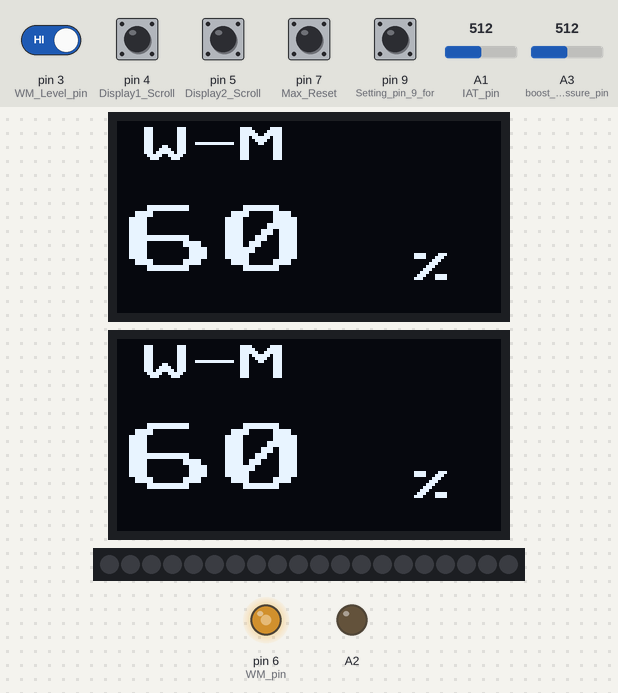
Bench run of a sketch on a simulated Arduino Uno, built with avr-gcc and run on an emulated ATmega328P. Parts: 2 × 128×64 one-colour display, 20 RGB LEDs in strip order, left to right, output pins drawn as LEDs (lit = HIGH). Inputs (shaded band) come from the test bench; at power-on: pin 3 (WM_Level_pin), pin 4 (Display1_Scroll), pin 5 (Display2_Scroll), pin 7 (Max_Reset), pin 9 (Setting_pin_9_for) HIGH, A3 (boost_pressure_pin) = 512, A1 (IAT_pin) = 512. What the sketch prints to the serial monitor is not drawn.

Above: at 1.3 s.
1.4 s: pin 3 (WM_Level_pin) driven LOW
At 3.03 s:
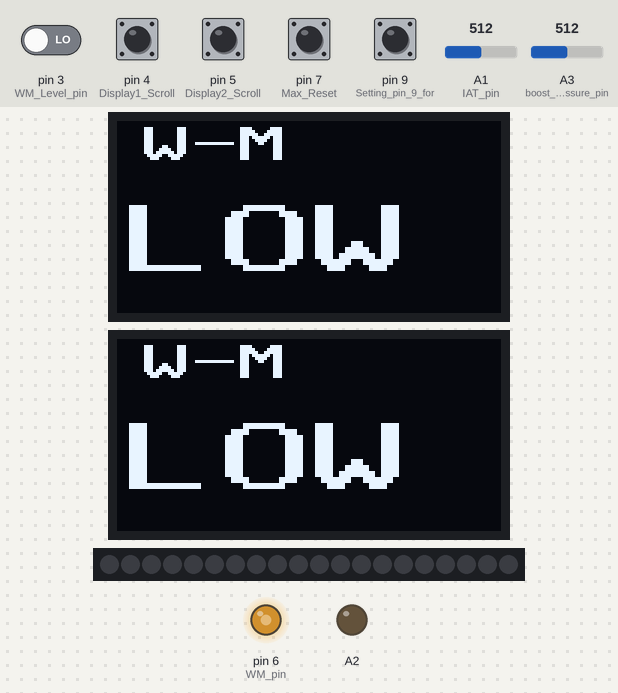
4.4 s: pin 4 (Display1_Scroll) pulled LOW for 1 s
At 5.58 s:
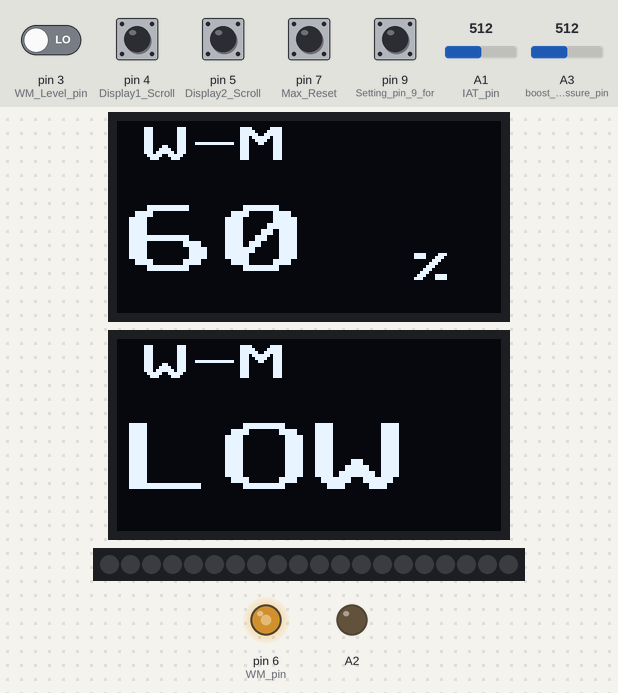
7.3 s: pin 7 (Max_Reset) pulled LOW for 1 s
At 7.76 s:
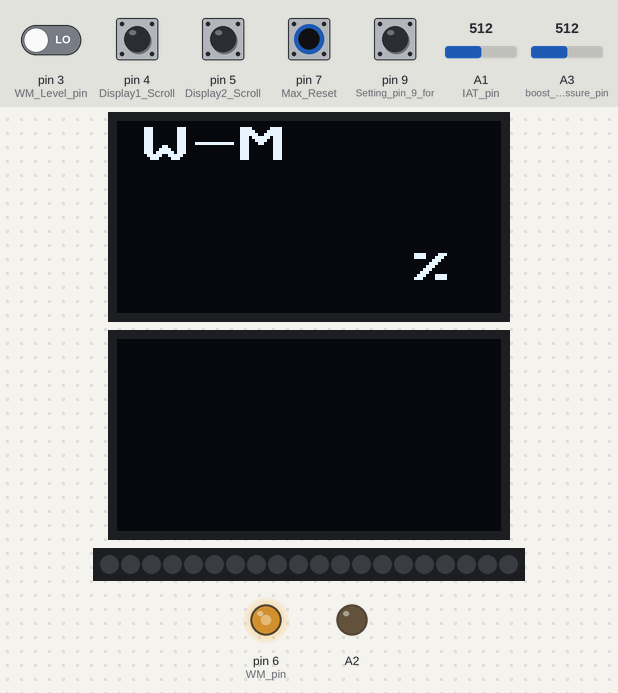
9.8 s: pin 5 (Display2_Scroll) pulled LOW for 1 s
At 10.85 s:
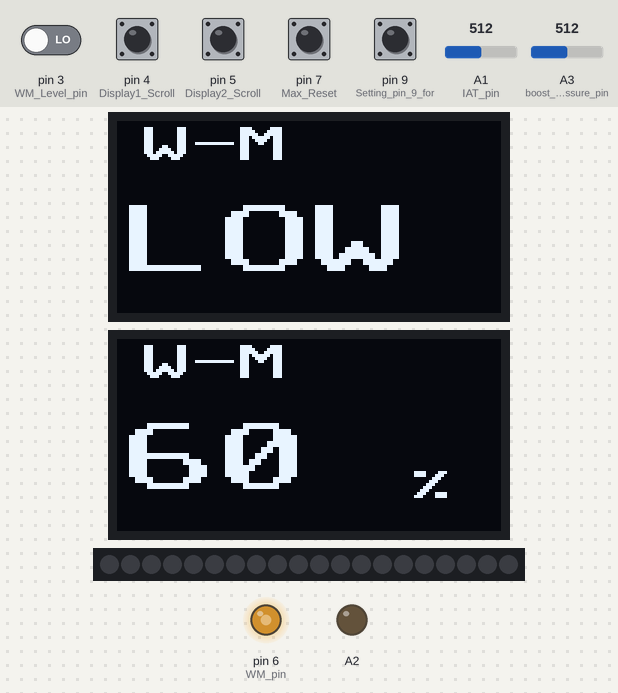
12.3 s: A3 (boost_pressure_pin) set to 716
At 13.05 s:
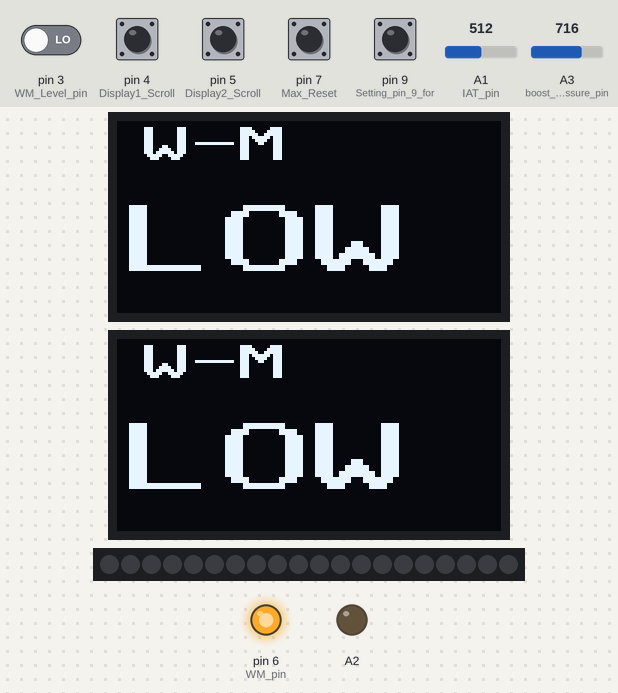
15.2 s: A3 (boost_pressure_pin) set to 0
At 16.35 s:
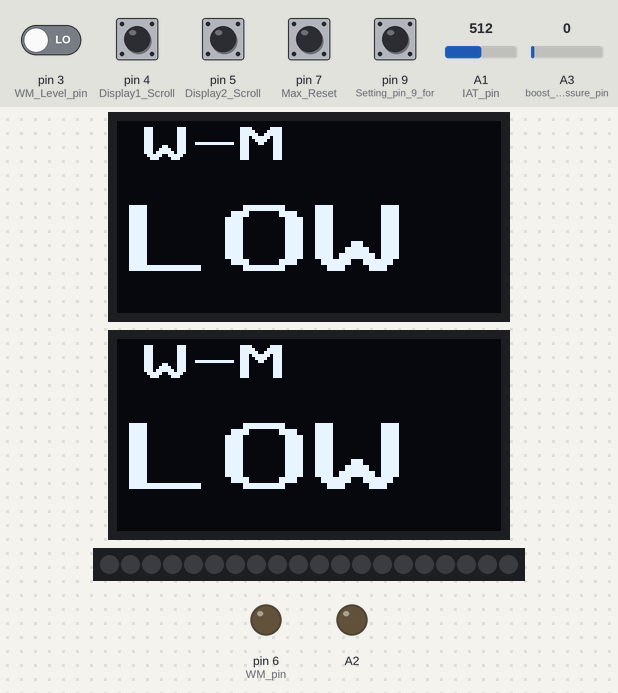
Timing chart, 0 to 18.2 s (numbered marks = the images above; inputs shaded):
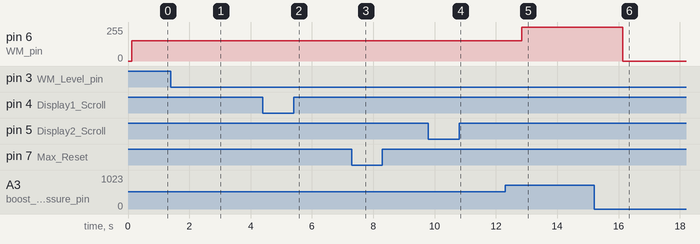

The sketch:

WM_Sensor_Fast_LED_Pot___CANBUS_U8G2_V1.6.ino
```cpp
////CanBus
#include <mcp_can.h>
#include <SPI.h>

long unsigned int rxId;
unsigned char len = 0;
unsigned char rxBuf[8];
bool init_state = true;

#define CAN0_INT 9                              // Set INT to pin 9
MCP_CAN CAN0(10);                               // Set CS to pin 10

//OLED
#include <Arduino.h>
#include <U8x8lib.h>
#define OLED_RESET 4
#ifdef U8X8_HAVE_HW_SPI
#include <SPI.h>
#endif
//
U8X8_SSD1306_128X64_NONAME_HW_I2C u8x81(/* reset=*/ U8X8_PIN_NONE);
U8X8_SSD1306_128X64_NONAME_HW_I2C u8x82(/* reset=*/ U8X8_PIN_NONE);

//OLED_Display_update_inetrval
const unsigned long DisplayInterval = 333;
unsigned long previousTimeDisplay = 0;

// Boost_Pressure_and_IAT
// int offset = 125; // low pressure calibration
// int span = 895; // high pressure calibration
int offset = 111; // low pressure calibration
int span = 912; // high pressure calibration
int Boost_pressure_Pa;
int Boost_pressure_kPa;
int Boost_pressure_PSI;
int boost_pressure_pin = A3;
int Max_PSI = 0;

int IAT_voltage = 0;
// float IAT_Vin = 4.6; // 4.6 volts - USB powered***
float IAT_Vin = 4.8; // 4.8 volts - USB Power adapter powered***
float IAT_Vout = 0;
float R1 = 2000; // Temperature resistor value
float IAT_buffer = 0;
float logR2;
float R2;
float IAT;
int IAT_pin = A1;
int IAT_C = 0;
int Max_IAT = 0;

// float A = 1.297373711e-03, B = 2.587931666e-04, C = 1.639343214e-07;  // Steinhart-Hart and Hart Coefficients Max
// float A = 1.306496435e-03, B = 2.580557547e-04, C = 1.752303942e-07;  // Steinhart-Hart and Hart Coefficients Nominal
float A = 1.316012871e-03, B = 2.572431200e-04, C = 1.877359037e-07;  // Steinhart-Hart and Hart Coefficients Min***

//LEDs_Change_lights
#include <FastLED.h>
#define NUM_LEDS 20
#define DATA_PIN 2 //How boring and obvious!
#define COLOR_ORDER GRB //Green (G), Red (R), Blue (B)
#define CHIPSET WS2812B
#define BRIGHTNESS 25
#define VOLTS 5
CRGB leds[NUM_LEDS];
int LAST_LED = 0;
int NEXT_LED = 0;

//CHSV colourRed(255,0,20);  // Define a custom color.
//CHSV colourGreen(0,255,0);  // Define a custom color.
//Voltage
float Voltage = 1.00;

//RPM
int RPM = 1;
int Max_RPM = 0;
//int ARPM = 0;
//int BRPM = 0;
int RPM_NUM_LEDS = 0;


//Speed
int Speed = 0;
int Max_Speed = 0;

//W-M
int Max_WM = 0;
int WM_value_percent = 0;
int WM_pin = 6;
int WM_value_T;
int WM_value_P;
int WM_value;
int WM_Level_pin = 3;  //int WM_Level_pin = A2;
int WM_Level = 101;


//History
int HistoryValue = 0;
int Display1_Counter = 1;
int Display2_Counter = 1;
int Display1_Scroll = 4;
int Display2_Scroll = 5;
int Max_Reset = 7;


void setup() {
  Serial.begin(115200);

  //OLED
  u8x81.setI2CAddress(0x78);
  u8x81.begin();
  u8x81.setPowerSave(0);
  u8x81.clear();
  u8x82.setI2CAddress(0x7A);
  u8x82.begin();
  u8x82.setPowerSave(0);
  u8x82.clear();

  //LEDs_Change_lights
  FastLED.addLeds<CHIPSET, DATA_PIN, COLOR_ORDER>(leds, NUM_LEDS);
  FastLED.setBrightness(BRIGHTNESS);
  FastLED.clear();
  FastLED.show();

  //Water_Meth
  pinMode(WM_pin, OUTPUT);

  //Rest_&_Scroll_History
  pinMode(Max_Reset, INPUT_PULLUP);
  pinMode(Display1_Scroll, INPUT_PULLUP);
  pinMode(Display2_Scroll, INPUT_PULLUP);
  pinMode(WM_Level_pin, INPUT_PULLUP);

  //  //CANBUS
    // Initialize MCP2515 running at 8MHz with a baudrate of 500kb/s and the masks and filters disabled.
    if (CAN0.begin(MCP_STDEXT, CAN_500KBPS, MCP_8MHZ) == CAN_OK) {
      Serial.println("MCP2515 Initialized Successfully!");
    }
    else {
      Serial.println("Error Initializing MCP2515...");
    }

    pinMode(9, INPUT);                            // Setting pin 9 for /INT input

    CAN0.init_Mask(0, 0, 0x07FF0000);              // Init first mask (Std CAN. No masking applied)
    CAN0.init_Filt(0, 0, 0x02800000);              // Init first filter...
    CAN0.init_Filt(1, 0, 0x02800000);              // Init second filter...

    CAN0.init_Mask(1, 0, 0x07FF0000);              // Init second mask (Std CAN. No masking applied)
    CAN0.init_Filt(2, 0, 0x02880000);              // Init third filter...
    CAN0.init_Filt(3, 0, 0x02880000);              // Init fourth filter...
    CAN0.init_Filt(4, 0, 0x02880000);              // Init fifth filter...
    CAN0.init_Filt(5, 0, 0x02880000);              // Init sixth filter...

    CAN0.setMode(MCP_NORMAL);                     // Set operation mode to normal so the MCP2515 sends acks to received data.
  //Buzzer
  pinMode(A2, OUTPUT);
  digitalWrite(A2, LOW);
}

void loop() {

  //Sets_LAST_LED_for_Change_Buzzer
  LAST_LED = RPM / 365;

  //Rest_&_Scroll_History
  // Display1
  if (digitalRead(Display1_Scroll) == LOW) {
    delay (100);

    if (digitalRead(Display1_Scroll) == LOW) {
      u8x81.clear();
      Display1_Counter = Display1_Counter + 1;
    }
  }
  if (Display1_Counter > 10) Display1_Counter = 1;

  // Display2
  if (digitalRead(Display2_Scroll) == LOW) {
    delay (100);

    if (digitalRead(Display2_Scroll) == LOW) {
      u8x82.clear();
      Display2_Counter = Display2_Counter + 1;
    }
  }

  if (Display2_Counter > 10) Display2_Counter = 1;

  // MAX_Reset
  if (digitalRead(Max_Reset) == LOW)
  {
    Display1_Counter = 1;
    Display2_Counter = 1;
    u8x81.clear();
    u8x82.clear();
    Max_Speed = 0;
    Max_RPM = 0;
    Max_IAT = 0;
    Max_WM = 0;
    Max_PSI = 0;
  }

  //  //CANBUS
    if (!digitalRead(9))                   // If pin 9 is low, read receive buffer
    {
      //            Serial.println("before readMsgBuf");
      CAN0.readMsgBuf(&rxId, &len, rxBuf); // Read data: len = data length, buf = data byte(s)

      //    Serial.print("ID: ");
      //    Serial.print(rxId, HEX);
      //    Serial.print(" Data: ");
      //    for (int i = 0; i < len; i++)        // Print each byte of the data
      //
      //    {
      //      if (rxBuf[i] < 0x10)               // If data byte is less than 0x10, add a leading zero
      //      {
      //        Serial.print("0");
      //      }
      //      Serial.print(rxBuf[i], HEX);
      //      Serial.print(" ");
      //    }
      //    Serial.println();


      if (rxId == 0x280) {

        //          throttle = rxBuf[5] * 0.4;
        //          Serial.print("Throttle (%): ");
        //          Serial.print(throttle, HEX);
        //          Serial.print("   ");
        //          Serial.println(throttle, DEC);
        //          if (throttle > throttlemax) throttlemax = throttle;
        //          Serial.print("Throttlemax: ");
        //          Serial.println(throttlemax, DEC);
        //
        //
        //          load = rxBuf[1] * 0.39;
        //          Serial.print("Engine Load (%): ");
        //          Serial.print(load, HEX);
        //          Serial.print("   ");
        //          Serial.println(load, DEC);
        //          if (load > loadmax) loadmax = load;
        //          Serial.print("loadmax: ");
        //          Serial.println(loadmax, DEC);

        RPM = ((rxBuf[3] * 256) + rxBuf[2]) * 0.25;
        //      ARPM = rxBuf[3] * 256;
        //      BRPM = ARPM + rxBuf[2];
        //      RPM = BRPM * 0.25;

      }

      if (rxId == 0x288) {

        Speed = (rxBuf[3] * 0.759);
//        Serial.print("vehicle Speed (MPH): ");
//        Serial.print(Speed);
//        Serial.print("   ");
//        Serial.println(Speed, DEC);
        if (Speed > Max_Speed) Max_Speed = Speed;
        //          Serial.print("Max_Speed: ");
        //          Serial.println(Max_Speed, DEC);
      }
    }

  // WM level code
  //  int WM_Level = analogRead(WM_Level_pin); // get adc value
  //
  //  if (((HistoryValue >= WM_Level) && ((HistoryValue - WM_Level) > 10)) || ((HistoryValue < WM_Level) && ((WM_Level - HistoryValue) > 10)))
  //  {
  //    //sprintf(printBuffer, "ADC%d level is %d\n", WM_Level_pin, WM_Level);
  //    //Serial.print(printBuffer);
  //    HistoryValue = WM_Level;
  //  }

  // Boost Pressure
  Boost_pressure_Pa = map(analogRead(boost_pressure_pin), offset, span, 500, 4000);
  Boost_pressure_kPa = Boost_pressure_Pa / 10, 1;
  if (Boost_pressure_kPa < 20) Boost_pressure_kPa = 20;
  Boost_pressure_PSI = Boost_pressure_kPa * 0.145038;
  Boost_pressure_PSI = Boost_pressure_PSI - 14;
  if (Boost_pressure_PSI < 1) Boost_pressure_PSI = 0;
  if (Boost_pressure_PSI > Max_PSI) Max_PSI = Boost_pressure_PSI;

  // Potentiometer_in_lieu_of_CANBUS
//  int sensorValue = analogRead(A0);

  // RPM
//  RPM = map(sensorValue, 0, 1023, 100, 7500);
  if (RPM > Max_RPM) Max_RPM = RPM;

  // Speed
//  Speed = map(sensorValue, 0, 1023, 0, 155);
  if (Speed > Max_Speed) Max_Speed = Speed;

  //WM_Controller
  if (WM_value_percent > Max_WM) Max_WM = WM_value_percent;

  //IAT
  IAT_voltage = analogRead(IAT_pin);
  if (IAT_voltage) {
    IAT_buffer = IAT_voltage * IAT_Vin;
    IAT_Vout = (IAT_buffer) / 1024.0;
    IAT_buffer = (IAT_Vin / IAT_Vout) - 1;
    R2 = R1 / IAT_buffer;
  }

  logR2 = log(R2);
  IAT = (1.0 / (A + B * logR2 + C * logR2 * logR2 * logR2)); // Steinhart and Hart Equation. T  = 1 / {A + B[ln(R)] + C[ln(R)]^3}
  IAT_C =  IAT - 273.15;

  // Edit_for_WM_delivery
  if (IAT_C >= 27) {
    WM_value_T = map (IAT_C, 27, 40, 0, 255);
    WM_value_P = map(Boost_pressure_PSI, 8, 25, 0, 255);
    if (WM_value_T >= WM_value_P) WM_value = WM_value_T;
    if (WM_value_P >= WM_value_T) WM_value = WM_value_P;
    if (WM_value <= 0) WM_value = 0;
    WM_value_percent = WM_value / 2.5;
    if (Boost_pressure_PSI >= 31) WM_value_percent = 100;
    if (WM_value_percent >= 100) WM_value_percent = 100;
    WM_value = WM_value_percent * 2.55;
    analogWrite(WM_pin, WM_value);
  }
  else
  {
    WM_value_P = map(Boost_pressure_PSI, 8, 25, 0, 255);
    WM_value_T = map (IAT_C, 28, 40, 0, 255);
    if (WM_value_P >= WM_value_T) WM_value = WM_value_P;
    if (WM_value_T >= WM_value_P) WM_value = WM_value_T;
    if (WM_value <= 0) WM_value = 0;
    WM_value_percent = WM_value / 2.5;
    if (Boost_pressure_PSI >= 25) WM_value_percent = 100;
    if (WM_value_percent >= 100) WM_value_percent = 100;
    WM_value = WM_value_percent * 2.55;
    analogWrite(WM_pin, WM_value);
  }
  //    // Here as it reads 0 when with the rest of the max readings??
  if (IAT_C > Max_IAT) Max_IAT = IAT_C;

  //OLED
  unsigned long currentTimeDisplay = millis();
  if (currentTimeDisplay - previousTimeDisplay >= DisplayInterval) {

    //Dispslay1
    u8x81.setFont(u8x8_font_px437wyse700b_2x2_r);

    if (Display1_Counter == 1) {
      u8x81.drawString(1, 0, "W-M");
      u8x81.drawString(12, 5, "%");
      if (WM_value_percent < 100) u8x81.draw2x2String(8, 3, " ");
      u8x81.draw2x2String(0, 3, String(WM_value_percent).c_str());

    }
    if (Display1_Counter == 2) {
      u8x81.drawString(1, 0, "PSI");
      u8x81.draw2x2String(0, 3, String(Boost_pressure_PSI).c_str());

    }
    if (Display1_Counter == 3) {
      u8x81.drawString(1, 0, "IAT");
      u8x81.drawString(9, 5, "C");
      u8x81.draw2x2String(0, 3, String(IAT_C).c_str());

    }
    if (Display1_Counter == 4) {
      u8x81.drawString(1, 0, "MPH");
      if (Speed < 100) u8x81.draw2x2String(8, 3, " ");
      if (Speed < 10) u8x81.draw2x2String(4, 3, " ");
      u8x81.draw2x2String(0, 3, String(Speed).c_str());

    }
    if (Display1_Counter == 5) {
      u8x81.drawString(1, 0, "RPM");
      if (RPM < 1000) u8x81.draw2x2String(12, 3, " ");
      u8x81.draw2x2String(0, 3, String(RPM).c_str());
    }

    if (Display1_Counter == 6) {
      u8x81.drawString(1, 0, "MAX W-M");
      u8x81.drawString(12, 5, "%");
      u8x81.draw2x2String(0, 3, String(Max_WM).c_str());

    }

    if (Display1_Counter == 7) {
      u8x81.drawString(1, 0, "MAX PSI");
      u8x81.draw2x2String(0, 3, String(Max_PSI).c_str());

    }

    if (Display1_Counter == 8) {
      u8x81.drawString(1, 0, "MAX IAT");
      u8x81.drawString(9, 5, "C");
      u8x81.draw2x2String(0, 3, String(Max_IAT).c_str());

    }

    if (Display1_Counter == 9) {
      u8x81.drawString(1, 0, "MAX MPH");
      u8x81.draw2x2String(1, 3, String(Max_Speed).c_str());

    }

    if (Display1_Counter == 10) {
      u8x81.drawString(1, 0, "MAX RPM");
      u8x81.draw2x2String(0, 3, String(Max_RPM).c_str());
    }

    //Display_2

    u8x82.setFont(u8x8_font_px437wyse700b_2x2_r);

    if (Display2_Counter == 1) {
      u8x82.drawString(1, 0, "W-M");
      u8x82.drawString(12, 5, "%");
      if (WM_value_percent < 100) u8x82.draw2x2String(8, 3, " ");
      u8x82.draw2x2String(0, 3, String(WM_value_percent).c_str());

    }
    if (Display2_Counter == 2) {
      u8x82.drawString(1, 0, "PSI");
      u8x82.draw2x2String(0, 3, String(Boost_pressure_PSI).c_str());

    }
    if (Display2_Counter == 3) {
      u8x82.drawString(1, 0, "IAT");
      u8x82.drawString(9, 5, "C");
      u8x82.draw2x2String(0, 3, String(IAT_C).c_str());

    }
    if (Display2_Counter == 4) {
      u8x82.drawString(1, 0, "MPH");
      if (Speed < 100) u8x82.draw2x2String(8, 3, " ");
      if (Speed < 10) u8x82.draw2x2String(4, 3, " ");
      u8x82.draw2x2String(0, 3, String(Speed).c_str());

    }
    if (Display2_Counter == 5) {
      u8x82.drawString(1, 0, "RPM");
      if (RPM < 1000) u8x82.draw2x2String(12, 3, " ");
      u8x82.draw2x2String(0, 3, String(RPM).c_str());
    }

    if (Display2_Counter == 6) {
      u8x82.drawString(1, 0, "MAX W-M");
      u8x82.drawString(12, 5, "%");
      u8x82.draw2x2String(0, 3, String(Max_WM).c_str());

    }

    if (Display2_Counter == 7) {
      u8x82.drawString(1, 0, "MAX PSI");
      u8x82.draw2x2String(0, 3, String(Max_PSI).c_str());

    }

    if (Display2_Counter == 8) {
      u8x82.drawString(1, 0, "MAX IAT");
      u8x82.drawString(9, 5, "C");
      u8x82.draw2x2String(0, 3, String(Max_IAT).c_str());

    }

    if (Display2_Counter == 9) {
      u8x82.drawString(1, 0, "MAX MPH");
      u8x82.draw2x2String(1, 3, String(Max_Speed).c_str());

    }

    if (Display2_Counter == 10) {
      u8x82.drawString(1, 0, "MAX RPM");
      u8x82.draw2x2String(0, 3, String(Max_RPM).c_str());
    }

    previousTimeDisplay = currentTimeDisplay;
  }

  // WM level low code
  //  if (WM_Level <= 460)
  if (digitalRead(WM_Level_pin) == LOW) {
    Display1_Counter = 0;
    Display2_Counter = 0;
    u8x81.drawString(1, 0, "W-M    ");
    u8x82.drawString(1, 0, "W-M    ");
    u8x81.draw2x2String(0, 3, "    ");
    u8x82.draw2x2String(0, 3, "    ");
    u8x81.draw2x2String(0, 3, "LOW ");
    u8x82.draw2x2String(0, 3, "LOW ");
  }


  int RPM_NUM_LEDS = RPM / 365; //20LEDs divided by 7500 RPM

  if (RPM_NUM_LEDS >= 16) RPM_NUM_LEDS = 20; // LEDs jump at 16 to all 20 so all red LEDs light at once

  // Light up the LEDs
  for (int i = 0; i < 13; ++i) {

    leds[i] = CRGB(0, 255, 0);
  }
  for (int i = 13; i < 16; ++i) {

    leds[i] = CRGB(0, 0, 255);
  }
  for (int i = 16; i < 20; ++i) {

    leds[i] = CRGB(255, 0, 0);
  }

  // LEDs are switched off as RPM drops
  for (int i = RPM_NUM_LEDS; i < NUM_LEDS; ++i) {

    leds[i] = CRGB::Black;
  }

  FastLED.show();

  //Change_Buzzer

  //Sets_NEXT_LED_for_Change_Buzzer
  NEXT_LED = RPM / 365;

  //  if ((LAST_LED < NEXT_LED) && (RPM_NUM_LEDS == 13)) {
  //    Serial.println ("Change");
  //    Serial.print ("LEDS  ");
  //    Serial.println (RPM_NUM_LEDS);
  //    Serial.print ("LAST_LED  ");
  //    Serial.println (LAST_LED);
  //    Serial.print ("NEXT_LED  ");
  //    Serial.println (NEXT_LED);
  //  }
  if ((LAST_LED < NEXT_LED) && (RPM_NUM_LEDS == 13))  tone (A2, 1000, 250);

}
```

Measured:
- after the input at 1.4 s, the display: first changes after 0.75 s (image 1 shows a later state)
- after the input at 4.4 s, the display: first differs from a run without the input after 0.74 s (image 2 shows a later state)
- after the input at 7.3 s, the display: first differs from a run without the input after 0.32 s (image 3 shows a later state)
- after the input at 9.8 s, the display: first differs from a run without the input after 0.61 s (image 4 shows a later state)
- after the input at 12.3 s, pin 6 (WM_pin): 153/255 → 255/255 after 0.54 s
- after the input at 15.2 s, pin 6 (WM_pin): 255/255 → 0/255 after 0.94 s
- what the display in image 1 shows lasts 0.4 s, from 2.8 s to 3.2 s
